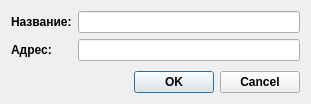
<?xml version="1.0" encoding="UTF-8"?>
<ui version="4.0">
 <class>uiStructObjectDialog</class>
 <widget class="QDialog" name="uiStructObjectDialog">
  <property name="windowModality">
   <enum>Qt::ApplicationModal</enum>
  </property>
  <property name="geometry">
   <rect>
    <x>0</x>
    <y>0</y>
    <width>311</width>
    <height>104</height>
   </rect>
  </property>
  <property name="font">
   <font>
    <pointsize>9</pointsize>
    <weight>75</weight>
    <bold>true</bold>
   </font>
  </property>
  <property name="contextMenuPolicy">
   <enum>Qt::NoContextMenu</enum>
  </property>
  <property name="windowTitle">
   <string>Object</string>
  </property>
  <property name="modal">
   <bool>true</bool>
  </property>
  <layout class="QVBoxLayout" name="verticalLayout">
   <item>
    <layout class="QFormLayout" name="formLayout">
     <item row="0" column="0">
      <widget class="QLabel" name="lb_Name">
       <property name="text">
        <string>Название:</string>
       </property>
       <property name="buddy">
        <cstring>ed_Name</cstring>
       </property>
      </widget>
     </item>
     <item row="0" column="1">
      <widget class="QLineEdit" name="ed_Name">
       <property name="font">
        <font>
         <pointsize>9</pointsize>
         <weight>50</weight>
         <bold>false</bold>
        </font>
       </property>
      </widget>
     </item>
     <item row="1" column="0">
      <widget class="QLabel" name="lb_Address">
       <property name="text">
        <string>Адрес:</string>
       </property>
       <property name="buddy">
        <cstring>ed_Address</cstring>
       </property>
      </widget>
     </item>
     <item row="1" column="1">
      <widget class="QLineEdit" name="ed_Address">
       <property name="font">
        <font>
         <pointsize>9</pointsize>
         <weight>50</weight>
         <bold>false</bold>
        </font>
       </property>
      </widget>
     </item>
    </layout>
   </item>
   <item>
    <spacer name="vp_Dialog">
     <property name="orientation">
      <enum>Qt::Vertical</enum>
     </property>
     <property name="sizeHint" stdset="0">
      <size>
       <width>20</width>
       <height>1</height>
      </size>
     </property>
    </spacer>
   </item>
   <item>
    <widget class="QDialogButtonBox" name="buttonBox">
     <property name="orientation">
      <enum>Qt::Horizontal</enum>
     </property>
     <property name="standardButtons">
      <set>QDialogButtonBox::Cancel|QDialogButtonBox::Ok</set>
     </property>
    </widget>
   </item>
  </layout>
 </widget>
 <resources/>
 <connections>
  <connection>
   <sender>buttonBox</sender>
   <signal>accepted()</signal>
   <receiver>uiStructObjectDialog</receiver>
   <slot>accept()</slot>
   <hints>
    <hint type="sourcelabel">
     <x>248</x>
     <y>254</y>
    </hint>
    <hint type="destinationlabel">
     <x>157</x>
     <y>274</y>
    </hint>
   </hints>
  </connection>
  <connection>
   <sender>buttonBox</sender>
   <signal>rejected()</signal>
   <receiver>uiStructObjectDialog</receiver>
   <slot>reject()</slot>
   <hints>
    <hint type="sourcelabel">
     <x>316</x>
     <y>260</y>
    </hint>
    <hint type="destinationlabel">
     <x>286</x>
     <y>274</y>
    </hint>
   </hints>
  </connection>
 </connections>
</ui>
